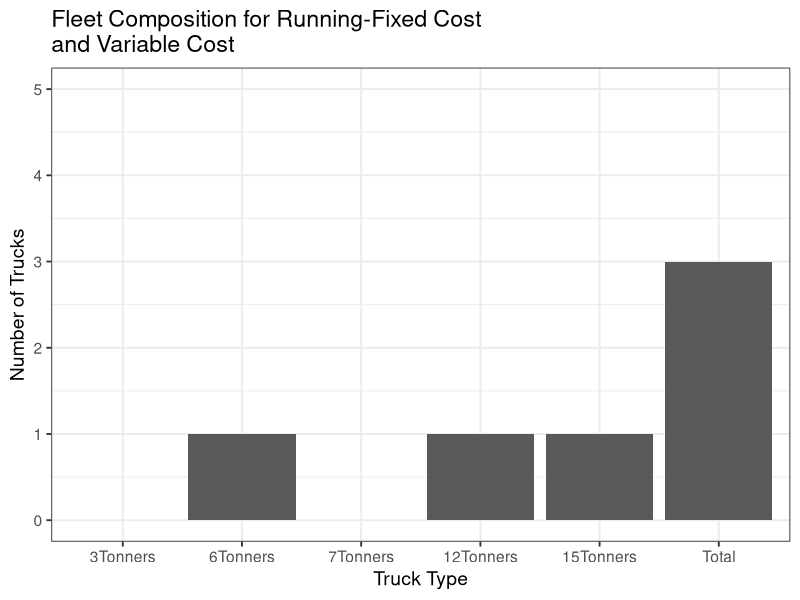
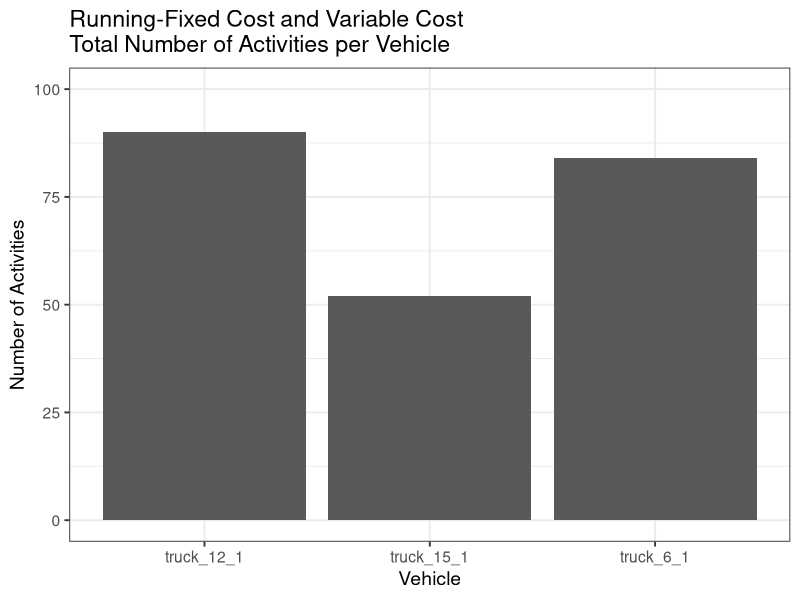
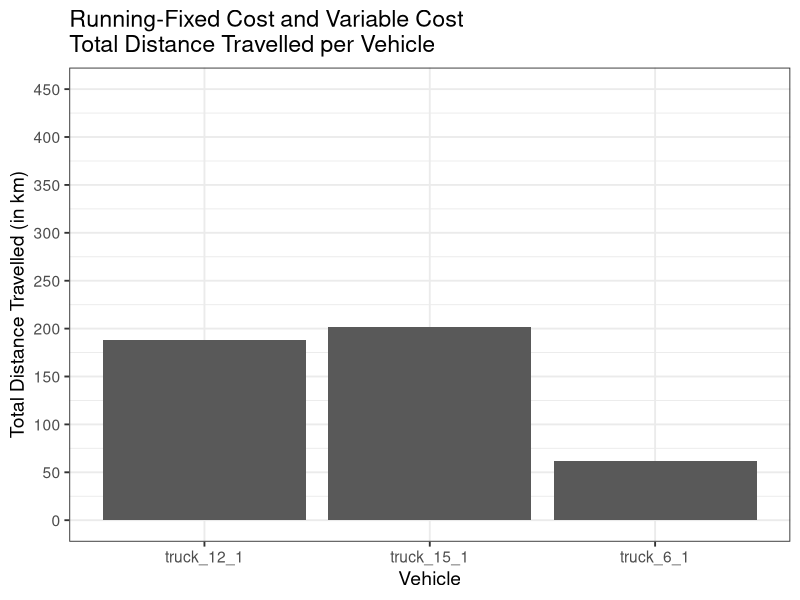
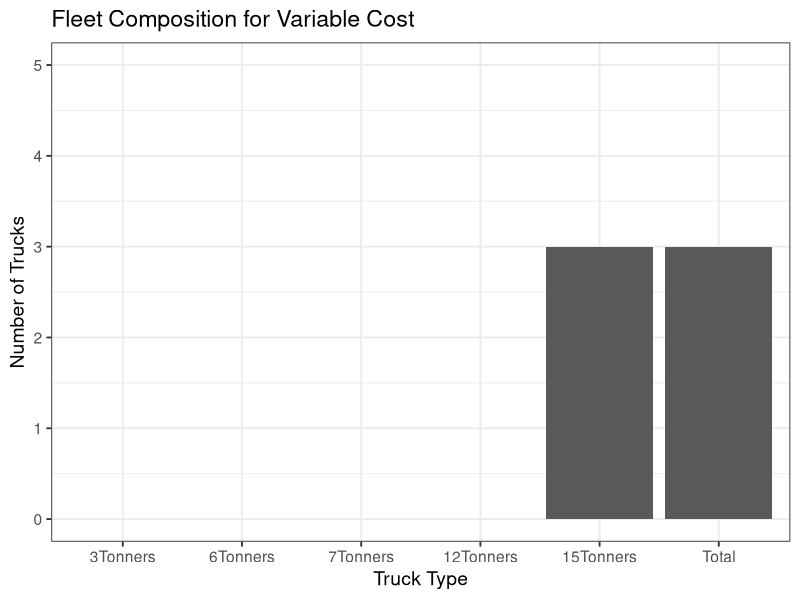
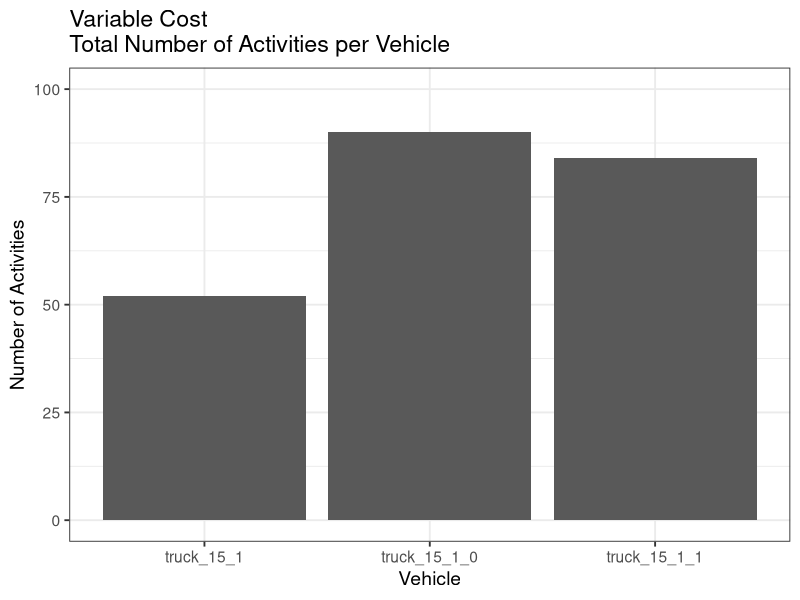
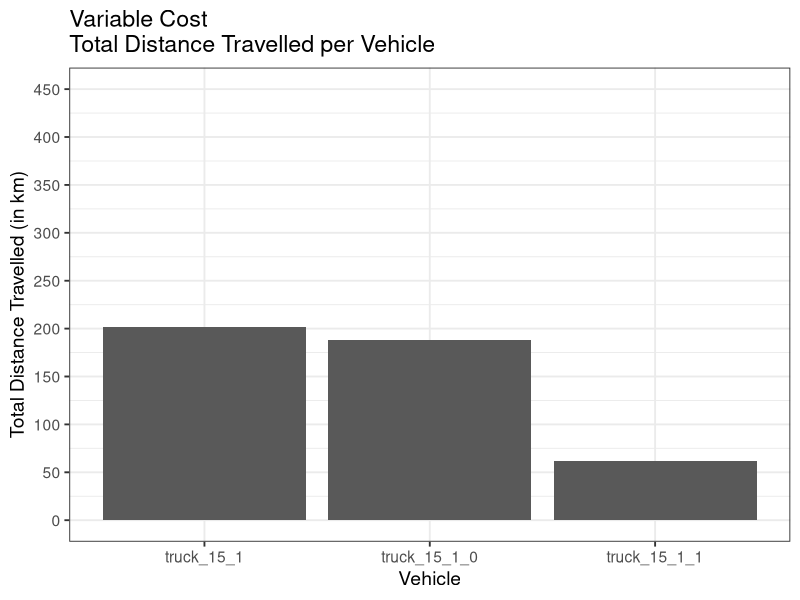
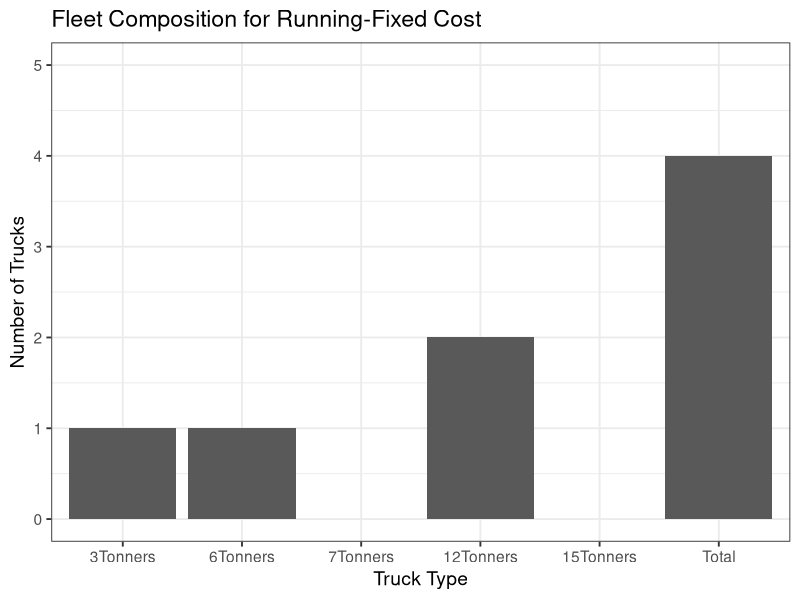
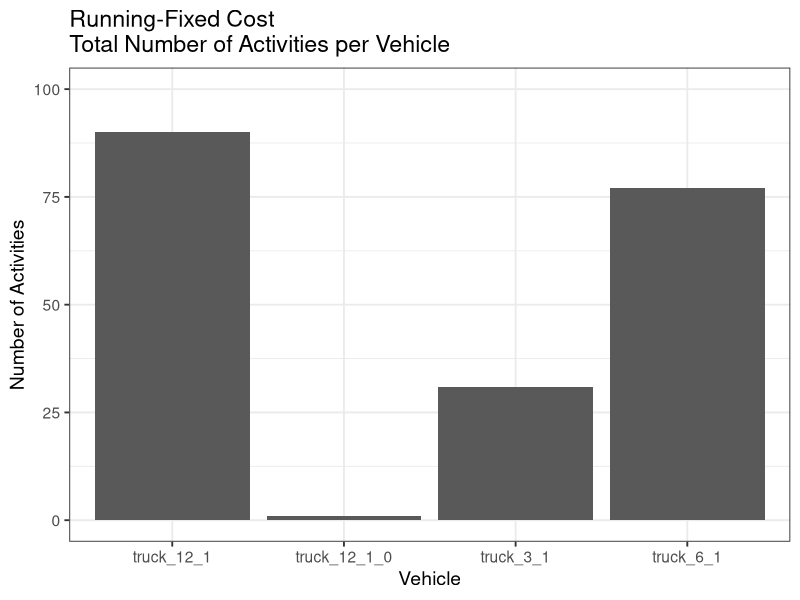

Here is the R script that generated these plots, in order:
##Set working directory to where the output files for MyCarrierPlanInterpreter.java are
setwd("/home/frans/Documents/BPJ420/CarrierPlanInterpreter/Day5")

##Load ggplot2 package for plotting data 
library(ggplot2)

##Load xtable package to generate LaTeX code for tables
library(xtable)

##RUNNING-FIXED COSTS AND VARIABLE COSTS
##Read in the .csv file containing data about the fleet composition for running fixed costs and variable costs
FSMinfoRunFixAndVar <- read.csv("Day5_80_vehicleTypesFixedRunningAndVariablesumValues.csv")

##Make Seperate tables for each type of truck for running fixed costs and variable costs
RunFixAndVarThreeTonners <- FSMinfoRunFixAndVar[grep("truck_3",FSMinfoRunFixAndVar$vehId),]
RunFixAndVarSixTonners <- FSMinfoRunFixAndVar[grep("truck_6",FSMinfoRunFixAndVar$vehId),]
RunFixAndVarSevenTonners <- FSMinfoRunFixAndVar[grep("truck_7",FSMinfoRunFixAndVar$vehId),]
RunFixAndVarTwelveTonners <- FSMinfoRunFixAndVar[grep("truck_12",FSMinfoRunFixAndVar$vehId),]
RunFixAndVarFifteenTonners <- FSMinfoRunFixAndVar[grep("truck_15",FSMinfoRunFixAndVar$vehId),]

##Make a table indicating how many vehicles of each type was specified for running fixed costs and variable costs
CollumnNames <- c("3Tonners", "6Tonners", "7Tonners", "12Tonners", "15Tonners")
TruckTotals <- data.frame(matrix(nrow=0, ncol=5))
TruckTotals <- rbind(c(length(RunFixAndVarThreeTonners$vehId),length(RunFixAndVarSixTonners$vehId),length(RunFixAndVarSevenTonners$vehId),length(RunFixAndVarTwelveTonners$vehId),length(RunFixAndVarFifteenTonners$vehId)))
colnames(TruckTotals) <- CollumnNames
rownames(TruckTotals) <- "RunFixAndVar"

##VARIABLE COSTS ONLY
##Read in the .csv file containing data about the fleet composition for variable costs only
FSMinfoVar <- read.csv("Day5_80_vehicleTypesOnlyVariablesumValues.csv")

##Make Seperate tables for each type of truck for variable costs only
VarThreeTonners <- FSMinfoVar[grep("truck_3",FSMinfoVar$vehId),]
VarSixTonners <- FSMinfoVar[grep("truck_6",FSMinfoVar$vehId),]
VarSevenTonners <- FSMinfoVar[grep("truck_7",FSMinfoVar$vehId),]
VarTwelveTonners <- FSMinfoVar[grep("truck_12",FSMinfoVar$vehId),]
VarFifteenTonners <- FSMinfoVar[grep("truck_15",FSMinfoVar$vehId),]

##Append the data for using variable cost only to the TruckTotals data.frame
TruckTotals <- rbind(TruckTotals,c(length(VarThreeTonners$vehId),length(VarSixTonners$vehId),length(VarSevenTonners$vehId),length(VarTwelveTonners$vehId),length(VarFifteenTonners$vehId)))
rownames(TruckTotals) <- c("RunFixAndVar","VarOnly")


##RUNNING FIXED COSTS ONLY
##Read in the .csv file containing data about the fleet composition for running fixed cost only
FSMinfoRunFix <- read.csv("Day5_80_vehicleTypesOnlyFixedRunningsumValues.csv")

##Make Seperate tables for each type of truck for fixed cost only
RunFixThreeTonners <- FSMinfoRunFix[grep("truck_3",FSMinfoRunFix$vehId),]
RunFixSixTonners <- FSMinfoRunFix[grep("truck_6",FSMinfoRunFix$vehId),]
RunFixSevenTonners <- FSMinfoRunFix[grep("truck_7",FSMinfoRunFix$vehId),]
RunFixTwelveTonners <- FSMinfoRunFix[grep("truck_12",FSMinfoRunFix$vehId),]
RunFixFifteenTonners <- FSMinfoRunFix[grep("truck_15",FSMinfoRunFix$vehId),]

##Append the data for using variable cost only to the TruckTotals data.frame
TruckTotals <- rbind(TruckTotals,c(length(RunFixThreeTonners$vehId),length(RunFixSixTonners$vehId),length(RunFixSevenTonners$vehId),length(RunFixTwelveTonners$vehId),length(RunFixFifteenTonners$vehId)))
rownames(TruckTotals) <- c("RunFixAndVar","VarOnly","RunFixOnly")


##FIXED COSTS AND VARIABLE COSTS
##Read in the .csv file containing data about the fleet composition for fixed cost and variable cost
FSMinfoFixAndVar <- read.csv("Day5_80_vehicleTypesAbsFixAndVarsumValues.csv")

##Make Seperate tables for each type of truck for fixed and variable cost 
FixAndVarThreeTonners <- FSMinfoFixAndVar[grep("truck_3",FSMinfoFixAndVar$vehId),]
FixAndVarSixTonners <- FSMinfoFixAndVar[grep("truck_6",FSMinfoFixAndVar$vehId),]
FixAndVarSevenTonners <- FSMinfoFixAndVar[grep("truck_7",FSMinfoFixAndVar$vehId),]
FixAndVarTwelveTonners <- FSMinfoFixAndVar[grep("truck_12",FSMinfoFixAndVar$vehId),]
FixAndVarFifteenTonners <- FSMinfoFixAndVar[grep("truck_15",FSMinfoFixAndVar$vehId),]

##Append the data for using fixed and variable cost to the TruckTotals data.frame
TruckTotals <- rbind(TruckTotals,c(length(FixAndVarThreeTonners$vehId),length(FixAndVarSixTonners$vehId),length(FixAndVarSevenTonners$vehId),length(FixAndVarTwelveTonners$vehId),length(FixAndVarFifteenTonners$vehId)))
rownames(TruckTotals) <- c("RunFixAndVar","VarOnly","RunFixOnly","FixAndVar")

##FIXED COST ONLY
##Read in the .csv file containing data about the fleet composition for fixed cost only
FSMinfoFix <- read.csv("Day5_80_vehicleTypesOnlyAbsFixsumValues.csv")

##Make Seperate tables for each type of truck for fixed cost only
FixThreeTonners <- FSMinfoFix[grep("truck_3",FSMinfoFixAndVar$vehId),]
FixSixTonners <- FSMinfoFix[grep("truck_6",FSMinfoFixAndVar$vehId),]
FixSevenTonners <- FSMinfoFix[grep("truck_7",FSMinfoFixAndVar$vehId),]
FixTwelveTonners <- FSMinfoFix[grep("truck_12",FSMinfoFixAndVar$vehId),]
FixFifteenTonners <- FSMinfoFix[grep("truck_15",FSMinfoFixAndVar$vehId),]

##Append the data for using fixed cost only to the TruckTotals data.frame
TruckTotals <- rbind(TruckTotals,c(length(FixThreeTonners$vehId),length(FixSixTonners$vehId),length(FixSevenTonners$vehId),length(FixTwelveTonners$vehId),length(FixFifteenTonners$vehId)))
rownames(TruckTotals) <- c("Running-Fixed Cost and Variable Cost","Variable Cost","Running-Fixed Cost","Fixed and Variable Cost","Fixed Cost")

##Adding a new column which shows total number of vehicles for each cost scenario
TruckTotals <- cbind(TruckTotals, rowSums(TruckTotals))
CollumnNames <- c("3Tonners", "6Tonners", "7Tonners", "12Tonners", "15Tonners", "Total")
colnames(TruckTotals) <- CollumnNames

##Plot fleet composition for running-fixed cost and variable cost with ggplot2 Package
x <- CollumnNames
x <- as.character(x)
x <- factor(x, levels=unique(x))
y <- TruckTotals[1,]
ggplotData <- data.frame(x,y)
g <- ggplot(data = ggplotData, aes(x=x,y=y)) + geom_bar(stat="identity") + xlab("Truck Type") + ylab("Number of Trucks") 
g <- g + theme_bw(base_size = 14) + ggtitle("Fleet Composition for Running-Fixed Cost \nand Variable Cost") 
g1 <- g + coord_cartesian(ylim=c(0, 5)) + scale_y_continuous(breaks=seq(0, 5, 1))
setwd("/home/frans/Documents/BPJ420/Rplots/Day5")
pdf("RunFixAndVar.pdf")
print(g1)
dev.off()

#Plot specific vehicles against the number of activities performed by each vehicle for running-fixed cost and variable cost
x <- FSMinfoRunFixAndVar$vehId
y <- FSMinfoRunFixAndVar$numOfAct
ActivityData <- data.frame(x,y)
g <- ggplot(data = ActivityData, aes(x=x, y=y)) + geom_bar(stat="identity") +xlab("Vehicle") +ylab("Number of Activities")
gA1 <- g + ggtitle("Running-Fixed Cost and Variable Cost \nTotal Number of Activities per Vehicle") + theme_bw(base_size = 14) 
gA1 <- gA1 + coord_cartesian(ylim=c(0, 100)) + scale_y_continuous(breaks=seq(0, 100, 25))
pdf("VehicleActivitiesRunFixAndVar.pdf")
print(gA1)
dev.off()


#Plot specific vehicles against the distance travelled for each vehicle for running-fixed and variable cost
x <- FSMinfoRunFixAndVar$vehId
y <- FSMinfoRunFixAndVar$totDist
y <- y/1000 ##Convert y from meters to kilometers
DistanceData <- data.frame(x,y)
g <- ggplot(data = DistanceData, aes(x=x, y=y)) + geom_bar(stat="identity") +xlab("Vehicle") +ylab("Total Distance Travelled (in km)")
gD1 <- g + ggtitle("Running-Fixed Cost and Variable Cost \nTotal Distance Travelled per Vehicle") + theme_bw(base_size = 14)
gD1 <- gD1 + coord_cartesian(ylim=c(0, 450)) + scale_y_continuous(breaks=seq(0, 450, 50))
pdf("VehicleDistanceRunFixAndVar.pdf")
print(gD1)
dev.off()

##Plot fleet composition for variable cost with ggplot2 Package
x <- CollumnNames
x <- as.character(x)
x <- factor(x, levels=unique(x))
y <- TruckTotals[2,]
ggplotData <- data.frame(x,y)
g <- ggplot(data = ggplotData, aes(x=x,y=y)) + geom_bar(stat="identity") + xlab("Truck Type") + ylab("Number of Trucks") 
g <- g + theme_bw(base_size = 14) + ggtitle("Fleet Composition for Variable Cost") 
g2 <- g + coord_cartesian(ylim=c(0, 5)) + scale_y_continuous(breaks=seq(0, 5, 1))
pdf("Var.pdf")
print(g2)
dev.off()

#Plot specific vehicles against the number of activities performed by each vehicle for variable cost
x <- FSMinfoVar$vehId
y <- FSMinfoVar$numOfAct
ActivityData <- data.frame(x,y)
g <- ggplot(data = ActivityData, aes(x=x, y=y)) + geom_bar(stat="identity") +xlab("Vehicle") +ylab("Number of Activities")
gA2 <- g + ggtitle("Variable Cost \nTotal Number of Activities per Vehicle") + theme_bw(base_size = 14)
gA2 <- gA2 + coord_cartesian(ylim=c(0, 100)) + scale_y_continuous(breaks=seq(0, 100, 25))
pdf("VehicleActivitiesVar.pdf")
print(gA2)
dev.off()


#Plot specific vehicles against the distance travelled for each vehicle for variable cost
x <- FSMinfoVar$vehId
y <- FSMinfoVar$totDist
y <- y/1000 ##Convert y from meters to kilometers
DistanceData <- data.frame(x,y)
g <- ggplot(data = DistanceData, aes(x=x, y=y)) + geom_bar(stat="identity") +xlab("Vehicle") +ylab("Total Distance Travelled (in km)")
gD2 <- g + ggtitle("Variable Cost \nTotal Distance Travelled per Vehicle") + theme_bw(base_size = 14)
gD2 <- gD2 + coord_cartesian(ylim=c(0, 450)) + scale_y_continuous(breaks=seq(0, 450, 50))
pdf("VehicleDistanceVar.pdf")
print(gD2)
dev.off()

##Plot fleet composition for running-fixed cost with ggplot2 Package
x <- CollumnNames
x <- as.character(x)
x <- factor(x, levels=unique(x))
y <- TruckTotals[3,]
ggplotData <- data.frame(x,y)
g <- ggplot(data = ggplotData, aes(x=x,y=y)) + geom_bar(stat="identity") + xlab("Truck Type") + ylab("Number of Trucks") 
g <- g + theme_bw(base_size = 14) + ggtitle("Fleet Composition for Running-Fixed Cost") 
g3 <- g + coord_cartesian(ylim=c(0, 5)) + scale_y_continuous(breaks=seq(0, 5, 1))
pdf("RunFix.pdf")
print(g3)
dev.off()

#Plot specific vehicles against the number of activities performed by each vehicle for running-fixed cost
x <- FSMinfoRunFix$vehId
y <- FSMinfoRunFix$numOfAct
ActivityData <- data.frame(x,y)
g <- ggplot(data = ActivityData, aes(x=x, y=y)) + geom_bar(stat="identity") +xlab("Vehicle") +ylab("Number of Activities")
gA3 <- g + ggtitle("Running-Fixed Cost \nTotal Number of Activities per Vehicle") + theme_bw(base_size = 14)
gA3 <- gA3 + coord_cartesian(ylim=c(0, 100)) + scale_y_continuous(breaks=seq(0, 100, 25))
pdf("VehicleActivitiesRunFix.pdf")
print(gA3)
dev.off()


#Plot specific vehicles against the distance travelled for each vehicle for running-fixed cost
x <- FSMinfoRunFix$vehId
y <- FSMinfoRunFix$totDist
y <- y/1000 ##Convert y from meters to kilometers
DistanceData <- data.frame(x,y)
g <- ggplot(data = DistanceData, aes(x=x, y=y)) + geom_bar(stat="identity") +xlab("Vehicle") +ylab("Total Distance Travelled (in km)")
gD3 <- g + ggtitle("Running-Fixed Cost \nTotal Distance Travelled per Vehicle") + theme_bw(base_size = 14)
gD3 <- gD3 + coord_cartesian(ylim=c(0, 450)) + scale_y_continuous(breaks=seq(0, 450, 50))
pdf("VehicleDistanceRunFix.pdf")
print(gD3)
dev.off()

##Plot fleet composition for fixed and variable cost with ggplot2 Package
x <- CollumnNames
x <- as.character(x)
x <- factor(x, levels=unique(x))
y <- TruckTotals[4,]
ggplotData <- data.frame(x,y)
g <- ggplot(data = ggplotData, aes(x=x,y=y)) + geom_bar(stat="identity") + xlab("Truck Type") + ylab("Number of Trucks") 
g <- g + theme_bw(base_size = 14) + ggtitle("Fleet Composition for Fixed and Variable Cost") 
g4 <- g + coord_cartesian(ylim=c(0, 5)) + scale_y_continuous(breaks=seq(0, 5, 1))
pdf("FixVar.pdf")
print(g4)
dev.off()

#Plot specific vehicles against the number of activities performed by each vehicle for fixed and variable cost
x <- FSMinfoFixAndVar$vehId
y <- FSMinfoFixAndVar$numOfAct
ActivityData <- data.frame(x,y)
g <- ggplot(data = ActivityData, aes(x=x, y=y)) + geom_bar(stat="identity") +xlab("Vehicle") +ylab("Number of Activities")
gA4 <- g + ggtitle("Fixed and Variable Cost \nTotal Number of Activities per Vehicle") + theme_bw(base_size = 14)
gA4 <- gA4 + coord_cartesian(ylim=c(0, 100)) + scale_y_continuous(breaks=seq(0, 100, 25))
pdf("VehicleActivitiesFixAndVar.pdf")
print(gA4)
dev.off()


#Plot specific vehicles against the distance travelled for each vehicle for fixed and variable cost
x <- FSMinfoFixAndVar$vehId
y <- FSMinfoFixAndVar$totDist
y <- y/1000 ##Convert y from meters to kilometers
DistanceData <- data.frame(x,y)
g <- ggplot(data = DistanceData, aes(x=x, y=y)) + geom_bar(stat="identity") +xlab("Vehicle") +ylab("Total Distance Travelled (in km)")
gD4 <- g + ggtitle("Fixed and Variable Cost \nTotal Distance Travelled per Vehicle") + theme_bw(base_size = 14)
gD4 <- gD4 + coord_cartesian(ylim=c(0, 450)) + scale_y_continuous(breaks=seq(0, 450, 50))
pdf("VehicleDistanceFixAndVar.pdf")
print(gD4)
dev.off()

##Plot fleet composition for fixed cost with ggplot2 package
x <- CollumnNames
x <- as.character(x)
x <- factor(x, levels=unique(x))
y <- TruckTotals[5,]
ggplotData <- data.frame(x,y)
g <- ggplot(data = ggplotData, aes(x=x,y=y)) + geom_bar(stat="identity") + xlab("Truck Type") + ylab("Number of Trucks") 
g <- g + theme_bw(base_size = 14) + ggtitle("Fleet Composition for Fixed Cost") 
g5 <- g + coord_cartesian(ylim=c(0, 5)) + scale_y_continuous(breaks=seq(0, 5, 1))
pdf("Fix.pdf")
print(g5)
dev.off()

#Plot specific vehicles against the number of activities performed by each vehicle for fixed cost
x <- FSMinfoFix$vehId
y <- FSMinfoFix$numOfAct
ActivityData <- data.frame(x,y)
g <- ggplot(data = ActivityData, aes(x=x, y=y)) + geom_bar(stat="identity") +xlab("Vehicle") +ylab("Number of Activities")
gA5 <- g + ggtitle("Fixed Cost \nTotal Number of Activities per Vehicle") + theme_bw(base_size = 14)
gA5 <- gA5 + coord_cartesian(ylim=c(0, 100)) + scale_y_continuous(breaks=seq(0, 100, 25))
pdf("VehicleActivitiesFix.pdf")
print(gA5)
dev.off()


#Plot specific vehicles against the distance travelled for each vehicle for fixed cost
x <- FSMinfoFix$vehId
y <- FSMinfoFix$totDist
y <- y/1000 ##Convert y from meters to kilometers
DistanceData <- data.frame(x,y)
g <- ggplot(data = DistanceData, aes(x=x, y=y)) + geom_bar(stat="identity") +xlab("Vehicle") +ylab("Total Distance Travelled (in km)")
gD5 <- g + ggtitle("Fixed Cost \nTotal Distance Travelled per Vehicle") + theme_bw(base_size = 14)
gD5 <- gD5 + coord_cartesian(ylim=c(0, 450)) + scale_y_continuous(breaks=seq(0, 450, 50))
pdf("VehicleDistanceFix.pdf")
print(gD5)
dev.off()

##Plot total fleet size for each cost parameter with ggplot2 package
x <- rownames(TruckTotals)
y <- TruckTotals[,6]
ggplotData <- data.frame(x,y)
g <- ggplot(data = ggplotData, aes(x=x,y=y)) + geom_bar(stat="identity") + xlab("Cost Parameters Used As Input") + ylab("Total Number of Trucks") 
g <- g + theme_bw(base_size = 14) + ggtitle("Total Fleet Size") 
g6 <- g + coord_cartesian(ylim=c(0, 5)) + scale_y_continuous(breaks=seq(0, 5, 1))
pdf("FCTotals.pdf", width = 15)
print(g6)
dev.off()

##Define multiplot Function

multiplot <- function(..., plotlist=NULL, file, cols=1, layout=NULL) {
        require(grid)
        
        # Make a list from the ... arguments and plotlist
        plots <- c(list(...), plotlist)
        
        numPlots = length(plots)
        
        # If layout is NULL, then use 'cols' to determine layout
        if (is.null(layout)) {
                # Make the panel
                # ncol: Number of columns of plots
                # nrow: Number of rows needed, calculated from # of cols
                layout <- matrix(seq(1, cols * ceiling(numPlots/cols)),
                                 ncol = cols, nrow = ceiling(numPlots/cols))
        }
        
        if (numPlots==1) {
                print(plots[[1]])
                
        } else {
                # Set up the page
                grid.newpage()
                pushViewport(viewport(layout = grid.layout(nrow(layout), ncol(layout))))
                
                # Make each plot, in the correct location
                for (i in 1:numPlots) {
                        # Get the i,j matrix positions of the regions that contain this subplot
                        matchidx <- as.data.frame(which(layout == i, arr.ind = TRUE))
                        
                        print(plots[[i]], vp = viewport(layout.pos.row = matchidx$row,
                                                        layout.pos.col = matchidx$col))
                }
        }
}

##Plot fleet compositions for different cost input parameters
pdf("allplots.pfd", width = 12, height = 12)
multiplot(g1,g2,g3,g4,g5, cols=2)
dev.off()

##Plot activities per vehicle for different cost parameters
pdf("allActivities.pdf", width = 12, height = 12)
multiplot(gA1,gA2,gA3,gA4,gA5, cols=2)
dev.off()

##Plot distance travelled per vehicle for different cost parameters
pdf("allDistances.pdf", width = 12, height = 12)
multiplot(gD1,gD2,gD3,gD4,gD5, cols=2)
dev.off()

##Plot total cost for each model run
x <- c("Fixed Cost", "Fixed and Variable Cost", "Running-Fixed Cost", "Running-Fixed Cost and Variable Cost", "Variable Cost")
y <- c(FSMinfoFix$score[1]/100, FSMinfoFixAndVar$score[1]/100, FSMinfoRunFix$score[1]/100, FSMinfoRunFixAndVar$score[1]/100, FSMinfoVar$score[1]/100)*-1
TotCostData <- data.frame(x,y)
g <- ggplot(data = TotCostData, aes(x=x, y=y)) + geom_bar(stat="identity") +xlab("Cost Input Parameters") +ylab("Cost (in R)")
g <- g + theme_bw(base_size = 14) + ggtitle("Total Cost") 
pdf("TotalCosts.pdf", width = 13, height = 9)
print(g)
dev.off()

##Plot total distance travelled for each set of cost parameters
x <- c("Fixed Cost", "Fixed and Variable Cost", "Running-Fixed Cost", "Running-Fixed Cost and Variable Cost", "Variable Cost")
y <- c(sum(FSMinfoFix$totDist)/1000, sum(FSMinfoFixAndVar$totDist)/1000, sum(FSMinfoRunFix$totDist)/1000, sum(FSMinfoRunFixAndVar$totDist)/1000, sum(FSMinfoVar$totDist)/1000)
TotDistData <- data.frame(x,y)
g <- ggplot(data = TotDistData, aes(x=x, y=y)) + geom_bar(stat="identity") +xlab("Cost Parameters") + ylab("Total Distance (in km)")
g <- g + theme_bw(base_size = 14) + ggtitle("Total Distance") 
pdf("TotalDistance.pdf", width = 13)
print(g)
dev.off()
##Generate LaTeX code for Fleet Composition and Total Costs 

xtable(TruckTotals)
xtable(TotCostData)


